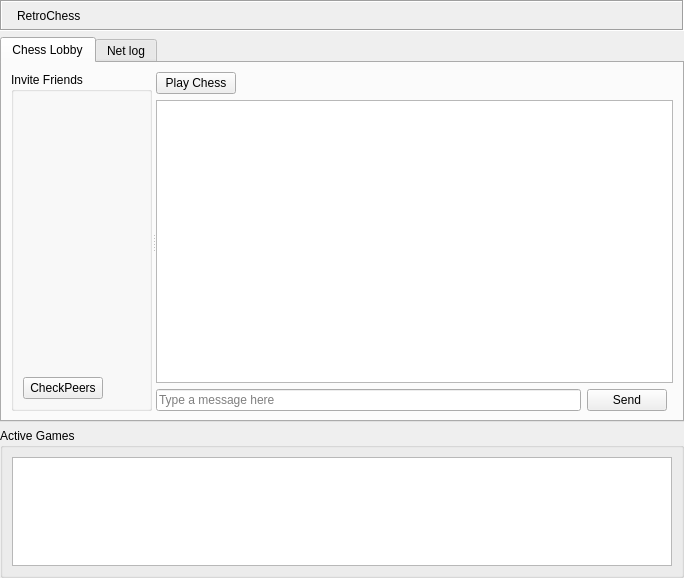
<?xml version="1.0" encoding="UTF-8"?>
<ui version="4.0">
 <class>NEMainpage</class>
 <widget class="QWidget" name="NEMainpage">
  <property name="geometry">
   <rect>
    <x>0</x>
    <y>0</y>
    <width>684</width>
    <height>578</height>
   </rect>
  </property>
  <property name="windowTitle">
   <string>Form</string>
  </property>
  <layout class="QGridLayout" name="gridLayout_6">
   <property name="margin">
    <number>0</number>
   </property>
   <item row="0" column="0">
    <widget class="QFrame" name="titleBarFrame">
     <property name="sizePolicy">
      <sizepolicy hsizetype="Preferred" vsizetype="Maximum">
       <horstretch>0</horstretch>
       <verstretch>0</verstretch>
      </sizepolicy>
     </property>
     <property name="frameShape">
      <enum>QFrame::Box</enum>
     </property>
     <property name="frameShadow">
      <enum>QFrame::Sunken</enum>
     </property>
     <layout class="QHBoxLayout" name="horizontalLayout_2">
      <property name="margin">
       <number>2</number>
      </property>
      <item>
       <widget class="QLabel" name="titleBarPixmap">
        <property name="text">
         <string/>
        </property>
        <property name="pixmap">
         <pixmap resource="RetroChess_images.qrc">:/images/chess-icon-32.png</pixmap>
        </property>
       </widget>
      </item>
      <item>
       <widget class="StyledLabel" name="titleBarLabel">
        <property name="text">
         <string>RetroChess</string>
        </property>
       </widget>
      </item>
      <item>
       <spacer>
        <property name="orientation">
         <enum>Qt::Horizontal</enum>
        </property>
        <property name="sizeHint" stdset="0">
         <size>
          <width>123</width>
          <height>13</height>
         </size>
        </property>
       </spacer>
      </item>
      <item>
       <widget class="QToolButton" name="helpButton">
        <property name="focusPolicy">
         <enum>Qt::NoFocus</enum>
        </property>
        <property name="icon">
         <iconset>
          <normaloff>:/icons/help_64.png</normaloff>:/icons/help_64.png</iconset>
        </property>
        <property name="checkable">
         <bool>true</bool>
        </property>
        <property name="autoRaise">
         <bool>true</bool>
        </property>
       </widget>
      </item>
     </layout>
    </widget>
   </item>
   <item row="1" column="0">
    <widget class="QTabWidget" name="tabWidget">
     <property name="currentIndex">
      <number>0</number>
     </property>
     <widget class="QWidget" name="tab">
      <attribute name="title">
       <string>Chess Lobby</string>
      </attribute>
      <layout class="QGridLayout" name="gridLayout_3">
       <item row="0" column="0">
        <widget class="QSplitter" name="splitter">
         <property name="orientation">
          <enum>Qt::Horizontal</enum>
         </property>
         <widget class="QGroupBox" name="groupBox_2">
          <property name="title">
           <string>Invite Friends</string>
          </property>
          <layout class="QGridLayout" name="gridLayout_5">
           <item row="0" column="0" colspan="2">
            <widget class="FriendSelectionWidget" name="friendSelectionWidget" native="true">
             <property name="contextMenuPolicy">
              <enum>Qt::CustomContextMenu</enum>
             </property>
            </widget>
           </item>
           <item row="1" column="0">
            <widget class="QPushButton" name="filterPeersButton">
             <property name="text">
              <string>CheckPeers</string>
             </property>
            </widget>
           </item>
           <item row="1" column="1">
            <spacer name="horizontalSpacer_2">
             <property name="orientation">
              <enum>Qt::Horizontal</enum>
             </property>
             <property name="sizeHint" stdset="0">
              <size>
               <width>41</width>
               <height>20</height>
              </size>
             </property>
            </spacer>
           </item>
          </layout>
         </widget>
         <widget class="QWidget" name="layoutWidget">
          <layout class="QGridLayout" name="gridLayout">
           <item row="0" column="0" colspan="3">
            <layout class="QHBoxLayout" name="horizontalLayout">
             <item>
              <widget class="QPushButton" name="playButton">
               <property name="text">
                <string>Play Chess</string>
               </property>
              </widget>
             </item>
             <item>
              <spacer name="horizontalSpacer">
               <property name="orientation">
                <enum>Qt::Horizontal</enum>
               </property>
               <property name="sizeHint" stdset="0">
                <size>
                 <width>475</width>
                 <height>20</height>
                </size>
               </property>
              </spacer>
             </item>
            </layout>
           </item>
           <item row="1" column="0" colspan="3">
            <widget class="QListWidget" name="listWidget"/>
           </item>
           <item row="2" column="0">
            <widget class="QLineEdit" name="msgInput">
             <property name="placeholderText">
              <string>Type a message here</string>
             </property>
            </widget>
           </item>
           <item row="2" column="1">
            <widget class="QPushButton" name="broadcastButton">
             <property name="text">
              <string>Send</string>
             </property>
            </widget>
           </item>
          </layout>
         </widget>
        </widget>
       </item>
      </layout>
     </widget>
     <widget class="QWidget" name="tab_2">
      <attribute name="title">
       <string>Net log</string>
      </attribute>
      <layout class="QGridLayout" name="gridLayout_2">
       <item row="0" column="0">
        <widget class="QListWidget" name="netLogWidget"/>
       </item>
      </layout>
     </widget>
    </widget>
   </item>
   <item row="2" column="0">
    <widget class="QGroupBox" name="groupBox">
     <property name="sizePolicy">
      <sizepolicy hsizetype="Preferred" vsizetype="Preferred">
       <horstretch>0</horstretch>
       <verstretch>0</verstretch>
      </sizepolicy>
     </property>
     <property name="maximumSize">
      <size>
       <width>16777215</width>
       <height>150</height>
      </size>
     </property>
     <property name="title">
      <string>Active Games</string>
     </property>
     <layout class="QGridLayout" name="gridLayout_4">
      <item row="0" column="0">
       <widget class="QListWidget" name="active_games"/>
      </item>
     </layout>
    </widget>
   </item>
  </layout>
 </widget>
 <customwidgets>
  <customwidget>
   <class>StyledLabel</class>
   <extends>QLabel</extends>
   <header>gui/common/StyledLabel.h</header>
  </customwidget>
  <customwidget>
   <class>FriendSelectionWidget</class>
   <extends>QWidget</extends>
   <header>gui/common/FriendSelectionWidget.h</header>
   <container>1</container>
  </customwidget>
 </customwidgets>
 <resources>
  <include location="RetroChess_images.qrc"/>
 </resources>
 <connections/>
</ui>
